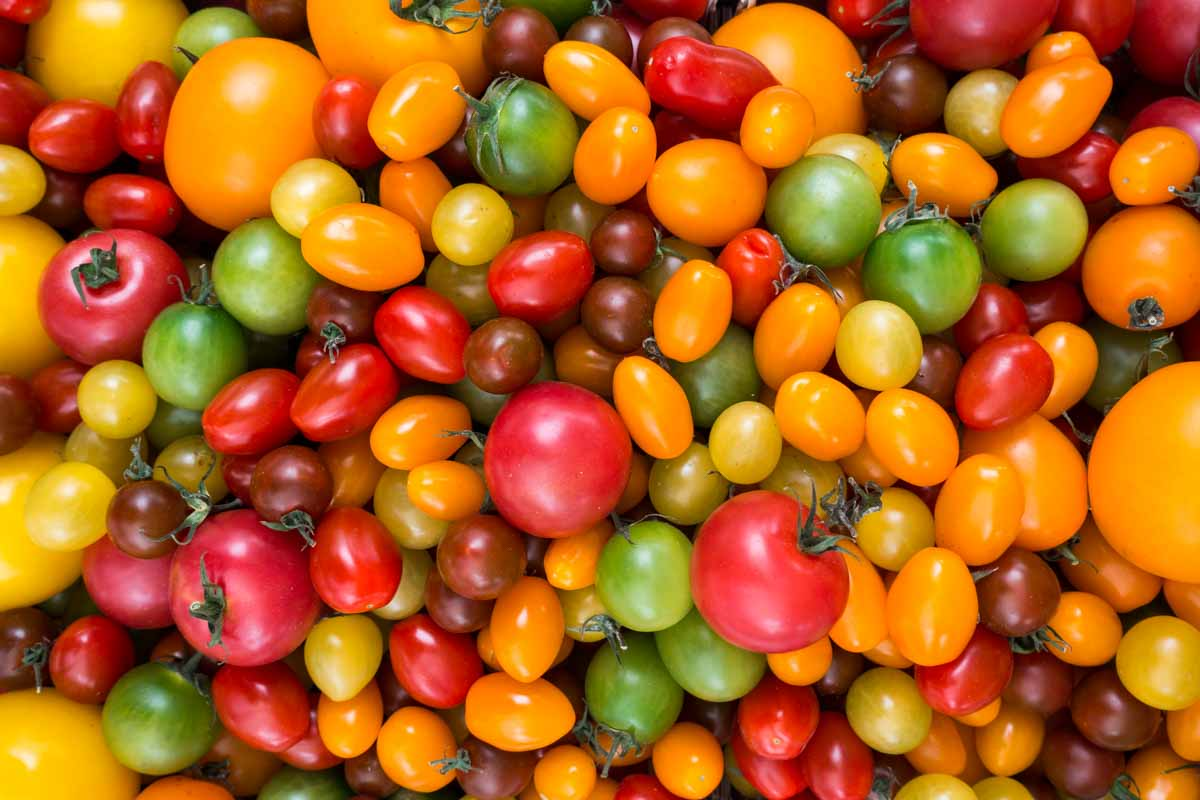
#> input picture img/assorted_tomatoes.jpg, 1200 x 800 px
$ jupyter execute finding_circles.ipynb
#> lines starting #> are read from the running program, lines starting #| are printed output that depends on the picture
# Finding lines on Image

[cell 1]
import cv2
import numpy as np
from matplotlib import pyplot as plt
plt.rcParams['figure.dpi'] = 200

[cell 2]
# img = cv2.imread('img/circles.jpg')
img = cv2.imread('img/assorted_tomatoes.jpg')
#> img is the input picture: shape (800, 1200, 3); mean B, G, R 27, 96.5, 176.4
im_rgb = cv2.cvtColor(img, cv2.COLOR_BGR2RGB)
plt.imshow(im_rgb)
plt.show()

## GaussianBlur

[cell 3]
# Convert image to grayscale
gray = cv2.cvtColor(im_rgb, cv2.COLOR_BGR2GRAY)
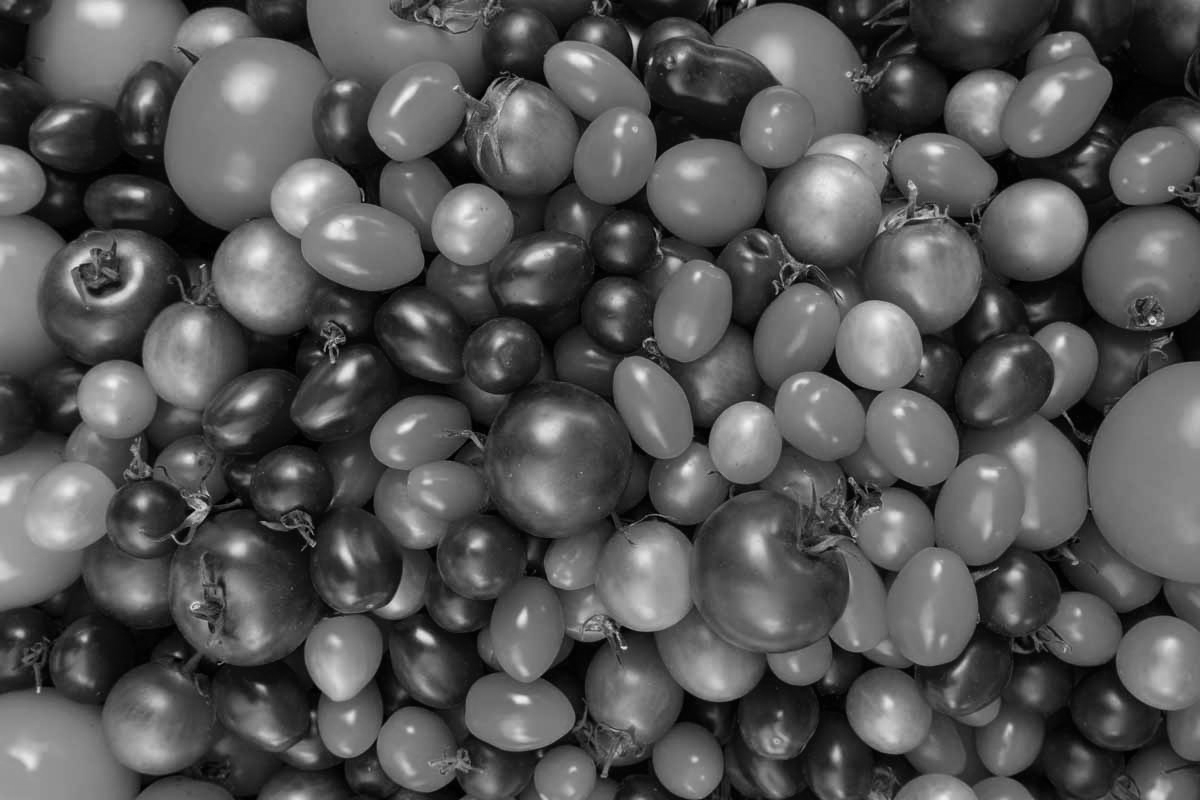
#> gray: shape (800, 1200); min 0, max 248, mean 84.8

[cell 4]
kernel_size = 5
blured = cv2.GaussianBlur(gray, (kernel_size, kernel_size),0)

[cell 5]
img12 = np.hstack((gray, blured))
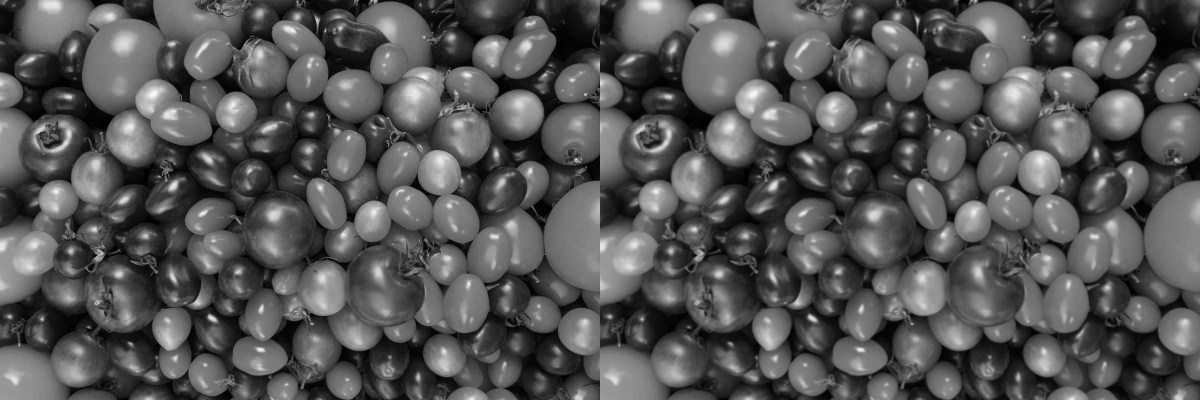
#> img12: shape (800, 2400) (shown at 1/2 size); min 0, max 248, mean 84.8
plt.imshow(img12, cmap='gray')
plt.show()

[cell 6]
# if the image was coolorfull I suspect this could help
# Convert to the HSV color space
#hsv = cv2.cvtColor(img, cv2.COLOR_BGR2HSV)

# Get binary mask
#msk = cv2.inRange(hsv, np.array([0, 0, 130]), np.array([179, 255, 255]))

## Hough Transform

[cell 7]
# not need to run thresholding on the image before running Hough transform since Canny edge will run on it in any case.
# https://pyimagesearch.com/2014/07/21/detecting-circles-images-using-opencv-hough-circles/
# expalantion of the params can be found there.

[cell 8]
minDist = 50
param1 = 20 #500
param2 = 45 #200 #smaller value-> more false circles
minRadius = 30
maxRadius = 90
circle_image = np.copy(im_rgb) * 0  # creating a blank to draw lines on
#> circle_image: shape (800, 1200, 3); every value is 0

circles = cv2.HoughCircles(blured, cv2.HOUGH_GRADIENT, 0.9, minDist, param1=param1, param2=param2, minRadius=minRadius, maxRadius=maxRadius)
#> circles = 53 rows, first 8: [771.5, 570.5, 83.9], [244.5, 583.5, 81.7], [555.5, 465.5, 81.7], [779.5, 79.5, 77.3], [105.5, 298.5, 68.5], [909.5, 267.5, 71.8], [1153.5, 274.5, 71.8], [370.5, 209.5, 80.6]

if circles is not None:
    circles = np.uint16(np.around(circles))
#> circles = 53 rows, first 8: [772, 570, 84], [244, 584, 82], [556, 466, 82], [780, 80, 77], [106, 298, 68], [910, 268, 72], [1154, 274, 72], [370, 210, 81]
    for i in circles[0,:]:
        cv2.circle(circle_image, (i[0], i[1]), i[2], (0, 255, 0), 2)
#> this loop made 53 passes
#> i on passes 1 to 12: [772, 570, 84], [244, 584, 82], [556, 466, 82], [780, 80, 77], [106, 298, 68], [910, 268, 72], [1154, 274, 72], [370, 210, 81], [830, 220, 70], [1032, 226, 55], [270, 276, 59], [618, 686, 70]
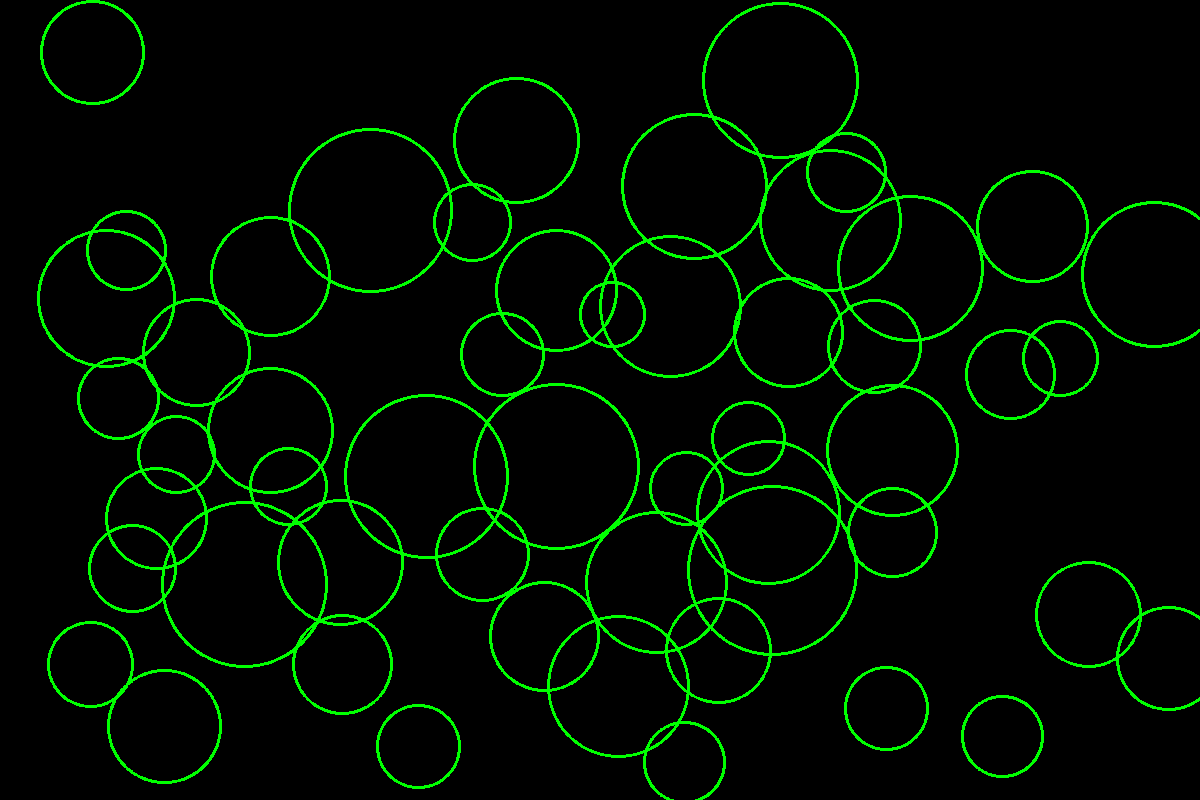
#> circle_image: shape (800, 1200, 3); mean R, G, B 0, 13.9, 0

[cell 9]
# Draw the lines on the  image
lines_edges = cv2.addWeighted(im_rgb, 0.8, circle_image, 1, 0)
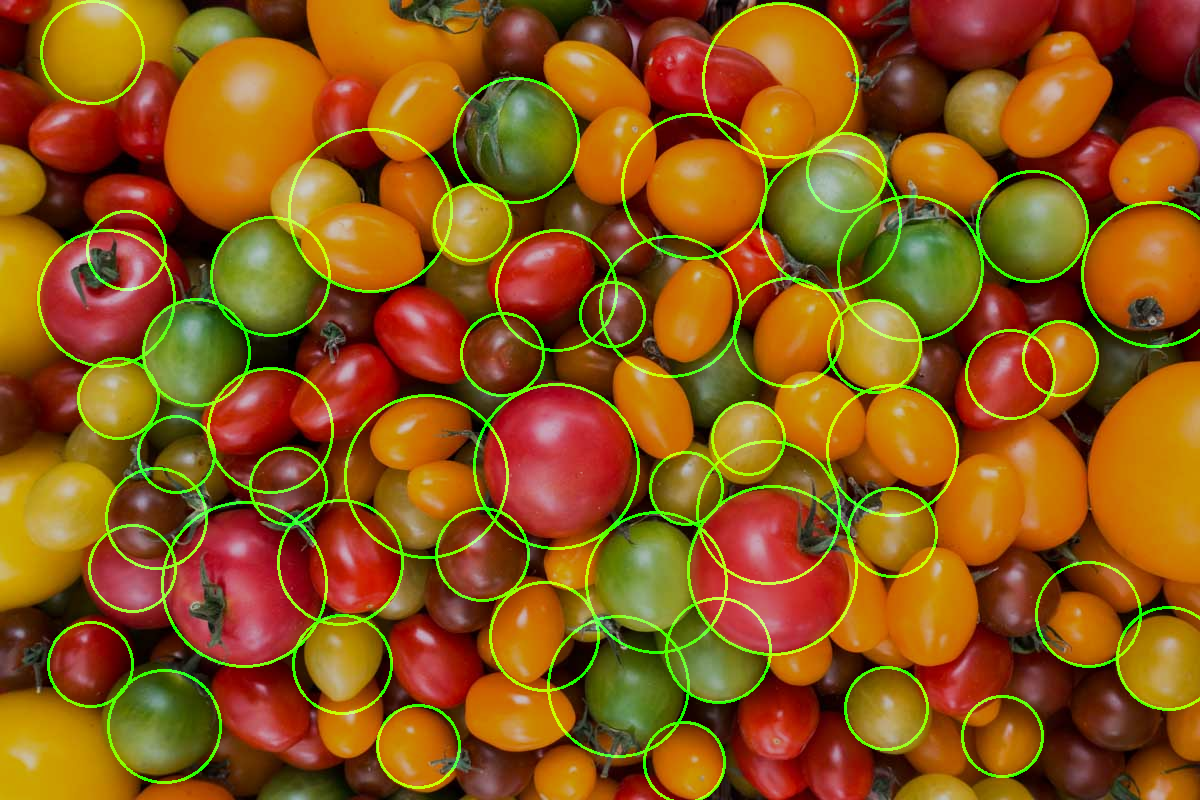
#> lines_edges: shape (800, 1200, 3); mean R, G, B 141.1, 87.7, 21.6
plt.imshow(lines_edges)
plt.show()

$ run again, with img/STA_0031.JPG copied over img/assorted_tomatoes.jpg
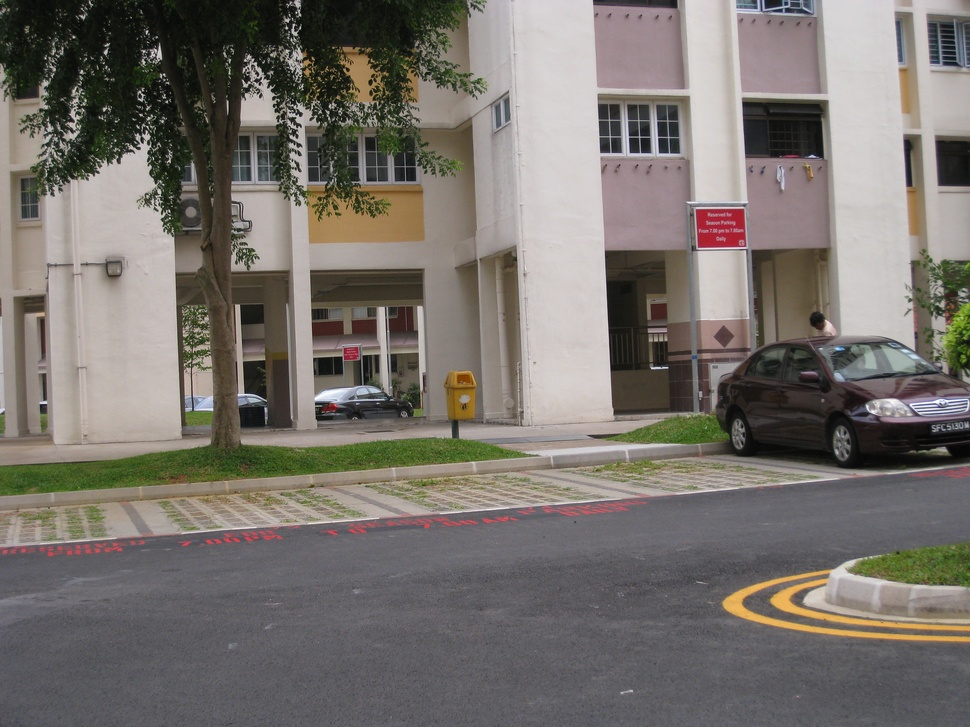
#> input picture img/STA_0031.JPG, 970 x 727 px, shrunk from 3264 x 2448 before the run
#> img is the input picture: shape (727, 970, 3); mean B, G, R 108.5, 114, 119.3
#> `circles = cv2.HoughCircles(blured, cv2.HOUGH_GRADIENT, 0.9, minDist, p..`: circles = 38 rows, first 8: [770.5, 398.5, 83.9], [345.5, 132.5, 69.6], [271.5, 387.5, 81.7], [93.5, 78.5, 74], [671.5, 527.5, 81.7], [249.5, 118.5, 70.7], [485.5, 568.5, 81.7], [343.5, 80.5, 61.9]
#> `circles = np.uint16(np.around(circles))`: circles = 38 rows, first 8: [770, 398, 84], [346, 132, 70], [272, 388, 82], [94, 78, 74], [672, 528, 82], [250, 118, 71], [486, 568, 82], [344, 80, 62]
#> the loop `for i in circles[0,:]:` made 38 passes
#> after the loop `for i in circles[0,:]:`:
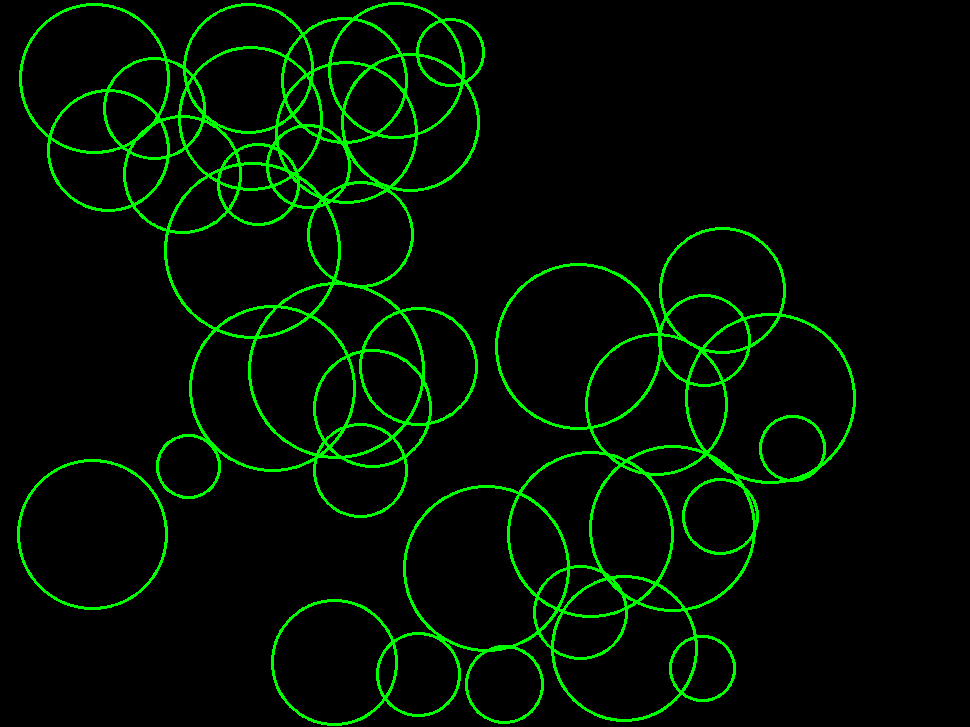
#> circle_image: shape (727, 970, 3); mean R, G, B 0, 14.9, 0
#> `lines_edges = cv2.addWeighted(im_rgb, 0.8, circle_image, 1, 0)`:
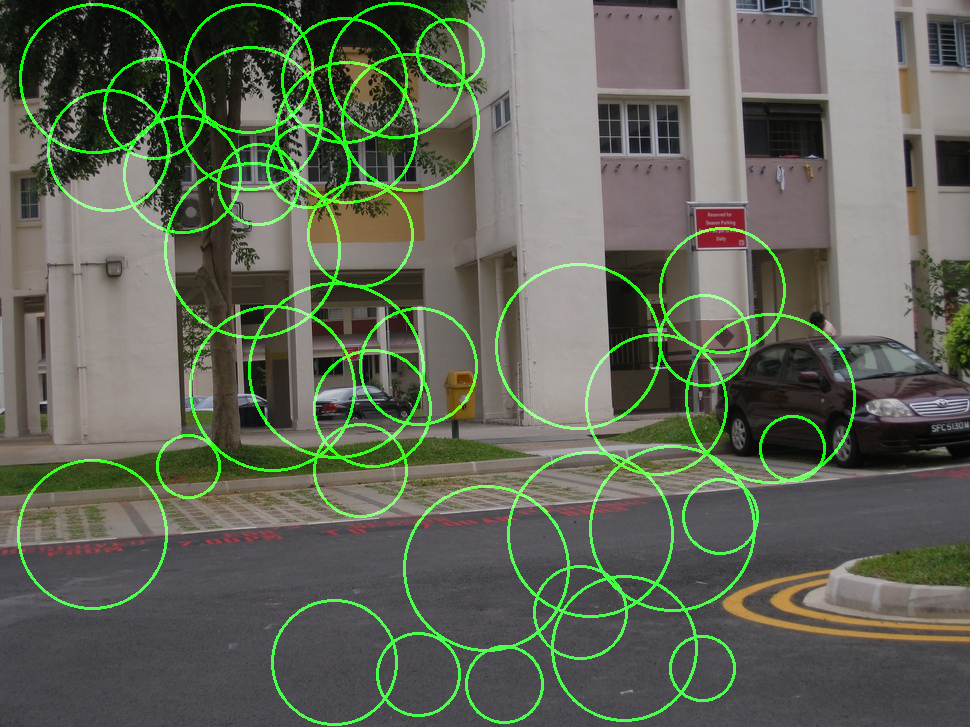
#> lines_edges: shape (727, 970, 3); mean R, G, B 95.5, 101.7, 86.8

$ run again, with img/STB_0032.JPG copied over img/assorted_tomatoes.jpg
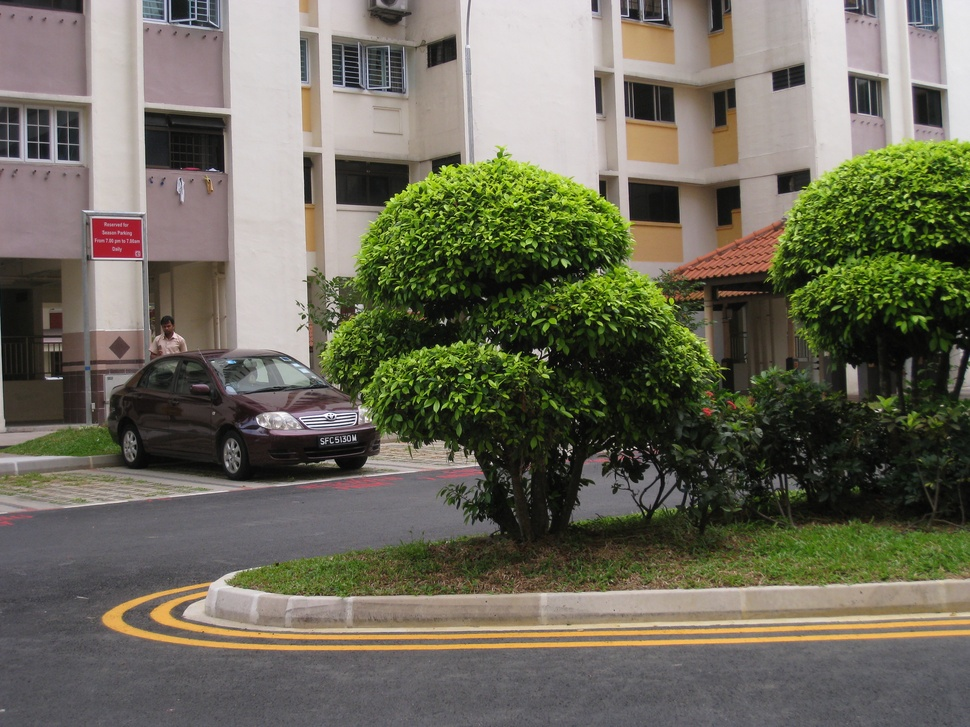
#> input picture img/STB_0032.JPG, 970 x 727 px, shrunk from 3264 x 2448 before the run
#> img is the input picture: shape (727, 970, 3); mean B, G, R 91.3, 106.5, 109
#> `circles = cv2.HoughCircles(blured, cv2.HOUGH_GRADIENT, 0.9, minDist, p..`: circles = 73 rows, first 8: [443.5, 288.5, 89.4], [497.5, 285.5, 89.4], [763.5, 491.5, 89.4], [826.5, 478.5, 83.9], [575.5, 490.5, 89.4], [598.5, 358.5, 81.7], [771.5, 325.5, 89.4], [710.5, 483.5, 81.7]
#> `circles = np.uint16(np.around(circles))`: circles = 73 rows, first 8: [444, 288, 89], [498, 286, 89], [764, 492, 89], [826, 478, 84], [576, 490, 89], [598, 358, 82], [772, 326, 89], [710, 484, 82]
#> the loop `for i in circles[0,:]:` made 73 passes
#> after the loop `for i in circles[0,:]:`:
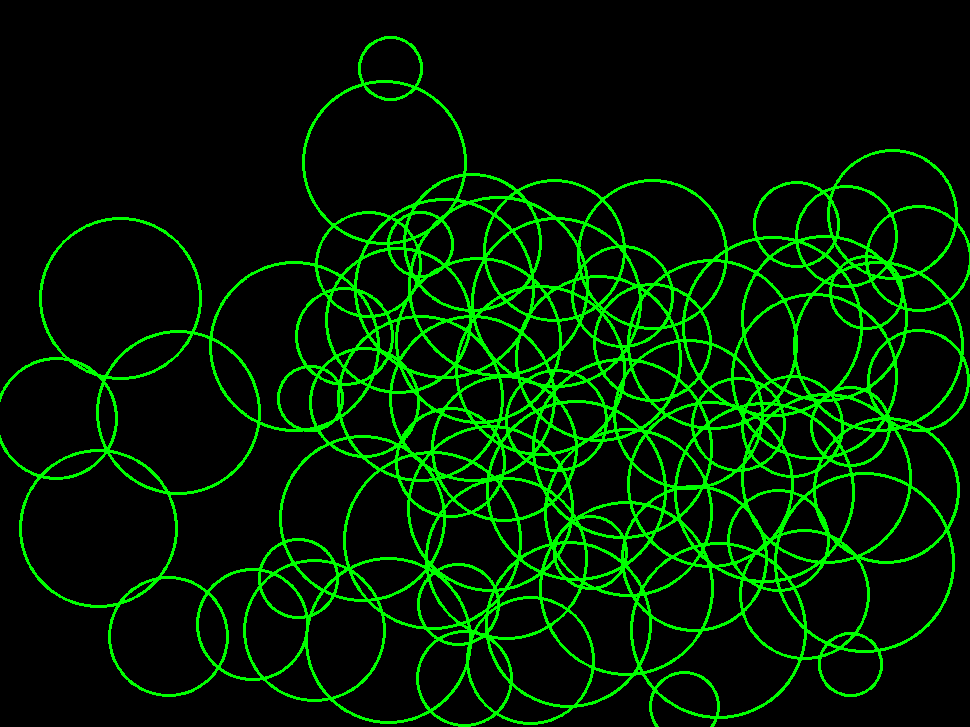
#> circle_image: shape (727, 970, 3); mean R, G, B 0, 30.1, 0
#> `lines_edges = cv2.addWeighted(im_rgb, 0.8, circle_image, 1, 0)`:
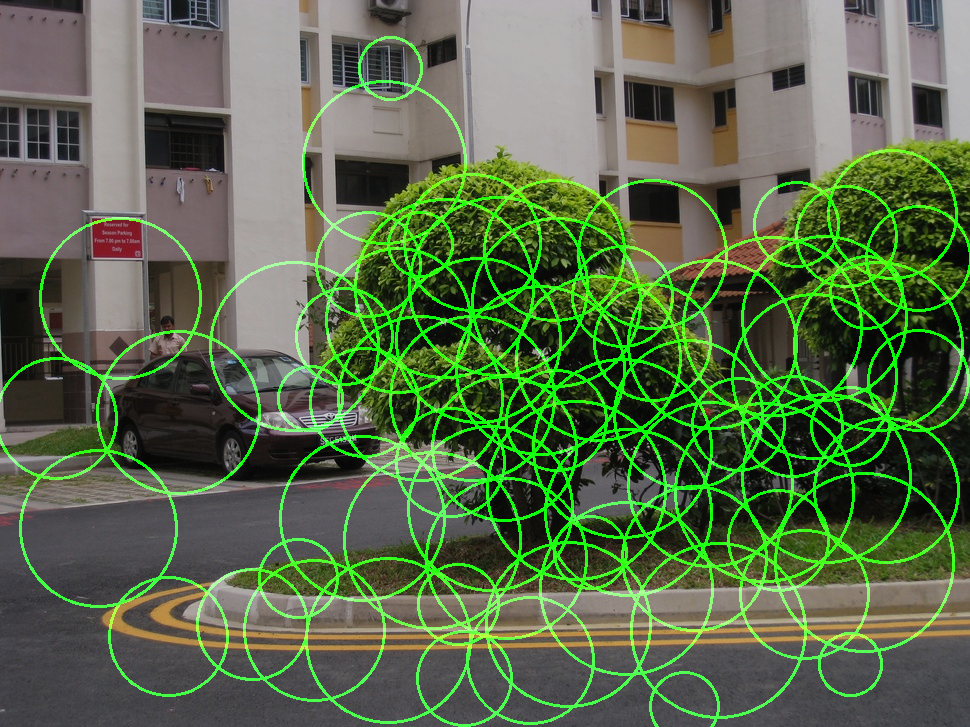
#> lines_edges: shape (727, 970, 3); mean R, G, B 87.2, 107.3, 73
